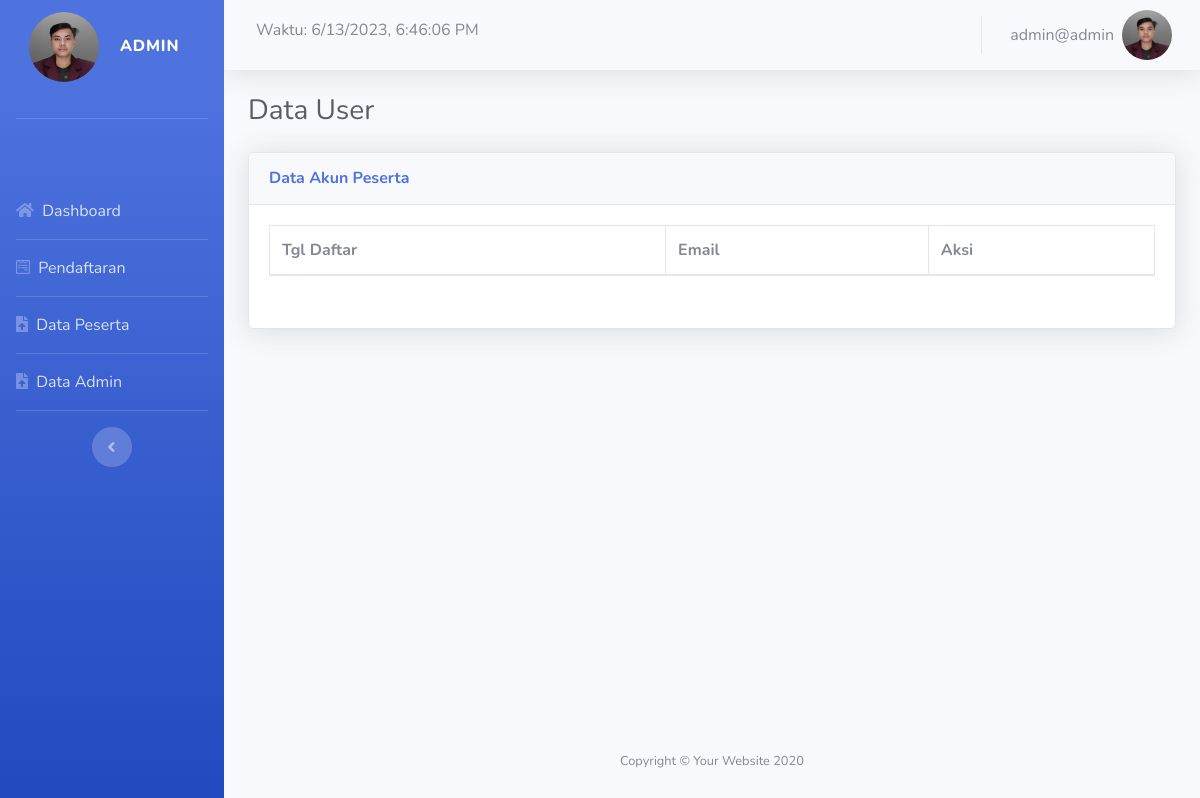
The app's page /admin/user.php (signed in), older data.
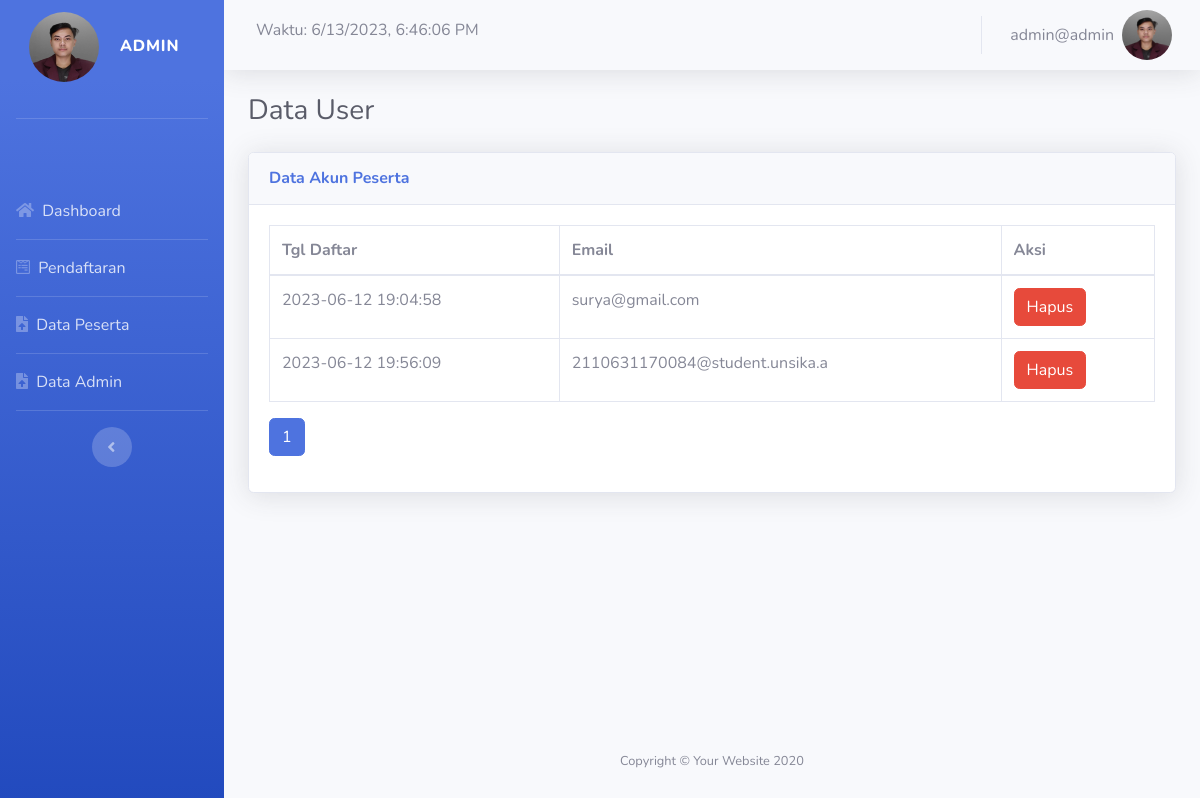
The same page, newer data.
### tables this page shows
CREATE TABLE `user` (
  `userid` int(11) NOT NULL,
  `nm_dpn` text NOT NULL,
  `nm_blkg` text NOT NULL,
  `user_email` varchar(30) NOT NULL,
  `password` varchar(255) NOT NULL,
  `foto` text DEFAULT NULL,
  `tgl_daftar` timestamp NOT NULL DEFAULT current_timestamp()
);

### functions.php (called while the page is built, shortened)
<?php
$conn = mysqli_connect("localhost", "root", "", "ppdb1");
function query($query)
{
  global $conn;
  $result = mysqli_query($conn, $query);
  $rows = [];
  while ($row = mysqli_fetch_assoc($result)) {
    $rows[] = $row;
  }
  return $rows;
}

### admin/user.php (the view, shortened to what this page needs)
<?php
require "../functions.php";
$id = $_SESSION["id"];
$admin = query("SELECT * FROM admin WHERE id = '$id'")[0];
$jmlHalamanPerData = 5;
$jumlahData = count(query("SELECT * FROM user"));
$jmlHalaman = ceil($jumlahData / $jmlHalamanPerData);
if (isset($_GET["halaman"])) {
  $halamanAktif = $_GET["halaman"];
} else {
  $halamanAktif = 1;
}
$awalData = ($jmlHalamanPerData * $halamanAktif) - $jmlHalamanPerData;
$user = query("SELECT * FROM user LIMIT $awalData, $jmlHalamanPerData");
?>
<!DOCTYPE html>
<html lang="en">
<head>
  <link href="../vendor/fontawesome-free/css/all.min.css" rel="stylesheet" type="text/css" />
  <link href="../assets/css/sb-admin-2.css" rel="stylesheet" />
</head>
<body id="page-top">
  <div id="wrapper">
    <ul class="navbar-nav bg-gradient-primary sidebar sidebar-dark accordion" id="accordionSidebar">
      <a class="sidebar-brand d-flex align-items-center justify-content-center" href="home.php">
        <div class="sidebar-brand-icon mt-4">
          <?php if (!empty($admin["foto"]) && file_exists('../assets/img/' . $admin["foto"])) : ?>
            <img src="../assets/img/<?= $admin["foto"]; ?>" style="width: 70px; height: 70px" class="rounded-circle" alt="">
          <?php else : ?>
            <img src="../assets/img/person_2.jpg" style="width: 70px; height: 70px" class="rounded-circle" alt="">
          <?php endif; ?>
          <div class="sidebar-brand-text mx-3"><?= $admin["nm_dpn"]; ?></div>
        </div>
      </a>
      <hr class="sidebar-divider mt-5" />
      <li class=" nav-item mt-5">
        <a class="nav-link" href="home.php">
          <i class=" fas fa-home"></i>
          <span>Dashboard</span></a>
      </li>
      <hr class="sidebar-divider my-0" />
      <li class="nav-item">
        <a class="nav-link" href="pendaftar.php">
          <i class="fab fa-wpforms"></i>
          <span>Pendaftaran</span></a>
      </li>
      <hr class="sidebar-divider my-0" />
      <li class="nav-item">
        <a class="nav-link" href="user.php">
          <i class="fas fa-file-upload"></i>
          <span>Data Peserta</span></a>
      </li>
      <hr class="sidebar-divider my-0" />
      <li class="nav-item">
        <a class="nav-link" href="admin.php">
          <i class="fas fa-file-upload"></i>
          <span>Data Admin</span></a>
      </li>
      <hr class="sidebar-divider" />
      <div class="text-center d-none d-md-inline">
        <button class="rounded-circle border-0" id="sidebarToggle"></button>
      </div>
    </ul>
    <div id="content-wrapper" class="d-flex flex-column">
      <div id="content">
        <nav class="navbar navbar-expand navbar-light bg-white topbar mb-4 static-top shadow">
          <form class="mr-auto ml-md-3 my-auto ">
            <h5 id="time"></h5>
          </form>
          <ul class="navbar-nav ml-auto">
            <li class="nav-item dropdown no-arrow">
              <a class="nav-link dropdown-toggle" href="#" id="userDropdown" role="button" data-toggle="dropdown" aria-haspopup="true" aria-expanded="false">
                <span class="mr-2 d-none d-lg-inline text-gray-600 "><?= $admin["adm_email"]; ?></span>
                <?php if (!empty($admin["foto"]) && file_exists('../assets/img/' . $admin["foto"])) : ?>
                  <img src="../assets/img/<?= $admin["foto"]; ?>" style="width: 50px; height: 50px" class="rounded-circle" alt="">
                <?php else : ?>
                  <img src="../assets/img/person_2.jpg" style="width: 50px; height: 50px" class="rounded-circle" alt="">
                <?php endif; ?>
              </a>
            </li>
          </ul>
        </nav>
        <div class="container-fluid">
          <h1 class="h3 mb-4 text-gray-800">Data User</h1>
          <div class="card shadow">
            <div class="card-header py-3">
              <h6 class="m-0 font-weight-bold text-primary">Data Akun Peserta</h6>
            </div>
            <div class="card-body">
              <div class="table-responsive">
                <table class="table table-bordered" id="dataTable" width="100%" cellspacing="s0">
                  <thead>
                    <tr>
                      <th>Tgl Daftar</th>
                      <th>Email</th>
                      <th>Aksi</th>
                    </tr>
                  </thead>
                  <tbody>
                    <?php foreach ($user as $row) : ?>
                      <tr>
                        <td><?= $row["tgl_daftar"]; ?></td>
                        <td><?= $row["user_email"]; ?></td>
                        <td>
                          <a href="controller/hapusUser.php?id=<?= $row["userid"]; ?>" class="btn btn-danger" onclick="return confirm('Yakin ingin Menghapus?')">Hapus</a>
                        </td>
                      </tr>
                    <?php endforeach; ?>
                  </tbody>
                </table>
              </div>
              <ul class="pagination">
                <?php for ($i = 1; $i <= $jmlHalaman; $i++) : ?>
                  <?php if ($i == $halamanAktif) : ?>
                    <li class="page-item active"><a class="page-link" href="?halaman=<?= $i; ?>"><?= $i; ?></a></li>
                  <?php else : ?>
                    <li class="page-item "><a class="page-link" href="?halaman=<?= $i; ?>"><?= $i; ?></a></li>
                  <?php endif; ?>
                <?php endfor; ?>
              </ul>
            </div>
          </div>
        </div>
      </div>
      <footer class="sticky-footer bg-white">
        <div class="container my-auto">
          <div class="copyright text-center my-auto">
            <span>Copyright &copy; Your Website 2020</span>
          </div>
        </div>
      </footer>
    </div>
  </div>
</body>
</html>

Row changes from the older to the newer data that the page shows:
added user: tgl_daftar "2023-06-12 19:04:58", user_email "surya@gmail.com"
added user: tgl_daftar "2023-06-12 19:56:09", user_email "2110631170084@student.unsika.a"
Text that changed along with them:
new list line: "1"
